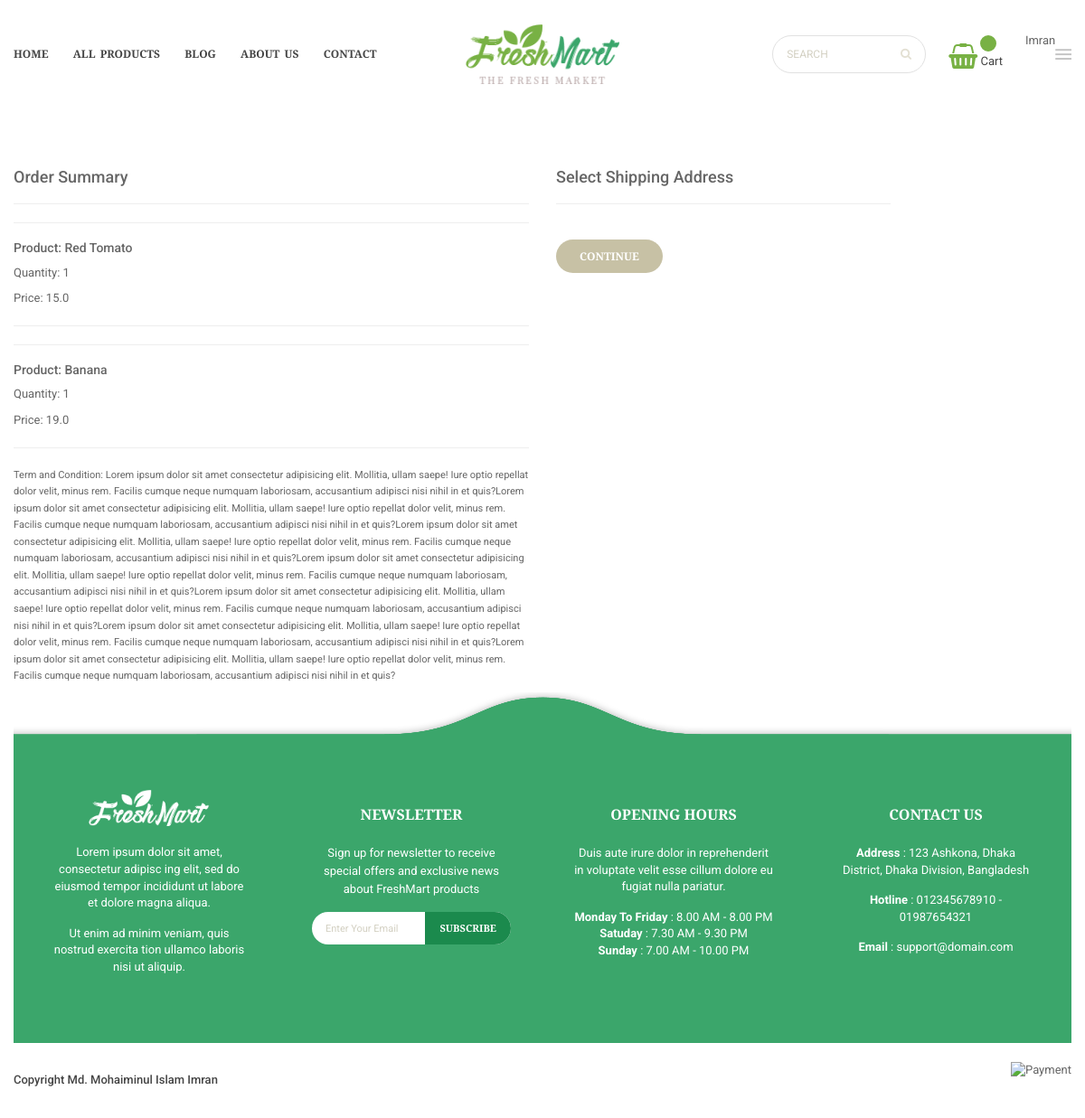
Page /product_checkout/ (signed in) on the committed database.
### app/models.py (models this page shows, shortened)
class Cart(models.Model):
    user = models.ForeignKey(User, on_delete=models.CASCADE)
    product = models.ForeignKey(Product, on_delete=models.CASCADE)
    quantity = models.PositiveIntegerField(default=1)
    @property
    def total_cost(self):
        return self.quantity * self.product.discounted_price

class Product(models.Model):
    title = models.CharField(max_length = 100)
    selling_price = models.FloatField()
    discounted_price = models.FloatField()
    basic_description = models.TextField()
    description = models.TextField()
    additional_information = models.TextField()
    food_brand = models.CharField(max_length=100)
    category = models.CharField(choices = CATEGORY_CHOICES,max_length=3)
    stock = models.CharField(choices = STOCK_CHOICE,max_length=40)
    product_1_image = models.ImageField(upload_to='productimg')
    product_2_image = models.ImageField(upload_to='productimg')
    product_3_image = models.ImageField(upload_to='productimg')
    product_4_image = models.ImageField(upload_to='productimg')

### app/views.py (the view)
# urls.py: path('product_checkout/',views.checkout, name='checkout'),
@login_required
def checkout(request):
	user = request.user
	add = Customer.objects.filter(user=user)
	cart_items = Cart.objects.filter(user=request.user)
	amount = 0.0
	shipping_amount = 70.0
	totalamount=0.0
	cart_product = [p for p in Cart.objects.all() if p.user == request.user]
	if cart_product:
		for p in cart_product:
			tempamount = (p.quantity * p.product.discounted_price)
			amount += tempamount
		totalamount = amount+shipping_amount
	return render(request, 'product_details/checkout.html', {'add':add, 'cart_items':cart_items, 'totalcost':totalamount})

### templates/product_details/checkout.html (shortened to what this page needs)
{% extends 'common_code/base.html' %}
{% load static %}
{% block content %}
<br>
<br>
<br>
<div class="container">
 <div class="row mt-5">
  <div class="col-sm-6">
    <h4>Order Summary</h4>
    <hr>
    {% for item in cart_items %}
      <hr>
      <div class="card mb-2">
        <div class="card-body">
          <h5>Product: {{item.product.title}}</h5>
          <p>Quantity: {{item.quantity}}</p>
          <p class="fw-bold">Price: {{item.total_cost}}</p>
        </div>
      </div>
      <hr>
    {% endfor %}
    <small>Term and Condition: Lorem ipsum dolor sit amet consectetur adipisicing elit. Mollitia, ullam saepe! Iure optio repellat dolor velit, minus rem. Facilis cumque neque numquam laboriosam, accusantium adipisci nisi nihil in et quis?Lorem ipsum dolor sit amet consectetur adipisicing elit. Mollitia, ullam saepe! Iure optio repellat dolor velit, minus rem. Facilis cumque neque numquam laboriosam, accusantium adipisci nisi nihil in et quis?Lorem ipsum dolor sit amet consectetur adipisicing elit. Mollitia, ullam saepe! Iure optio repellat dolor velit, minus rem. Facilis cumque neque numquam laboriosam, accusantium adipisci nisi nihil in et quis?Lorem ipsum dolor sit amet consectetur adipisicing elit. Mollitia, ullam saepe! Iure optio repellat dolor velit, minus rem. Facilis cumque neque numquam laboriosam, accusantium adipisci nisi nihil in et quis?Lorem ipsum dolor sit amet consectetur adipisicing elit. Mollitia, ullam saepe! Iure optio repellat dolor velit, minus rem. Facilis cumque neque numquam laboriosam, accusantium adipisci nisi nihil in et quis?Lorem ipsum dolor sit amet consectetur adipisicing elit. Mollitia, ullam saepe! Iure optio repellat dolor velit, minus rem. Facilis cumque neque numquam laboriosam, accusantium adipisci nisi nihil in et quis?Lorem ipsum dolor sit amet consectetur adipisicing elit. Mollitia, ullam saepe! Iure optio repellat dolor velit, minus rem. Facilis cumque neque numquam laboriosam, accusantium adipisci nisi nihil in et quis?</small>
  </div>
  <div class="col-sm-4 offset-sm-1">
    <h4>Select Shipping Address</h4>
    <hr>
    <form action="/paymentdone">
      <br>
        <div class="text-end">
          <button type="submit" class="btn btn-warning mt-3 px-5 fw-bold">Continue</button>
        </div>
      </form>
    </div>
  </div>
</div>
{% endblock content %}

### templates/common_code/base.html (shortened to what this page needs)
<!DOCTYPE html>
{% load static %}
<html lang="en">
<head>
		<link rel="stylesheet" href="{% static 'libs/bootstrap/css/bootstrap.css' %}">
		<link rel="stylesheet" href="{% static 'libs/font-awesome/css/font-awesome.min.css' %}">
		<link rel="stylesheet" href="{% static 'libs/font-material/css/material-design-iconic-font.min.css' %}">
		<link rel="stylesheet" href="{% static 'libs/nivo-slider/css/nivo-slider.css' %}">
		<link rel="stylesheet" href="{% static 'libs/nivo-slider/css/animate.css' %}">
		<link rel="stylesheet" href="{% static 'libs/nivo-slider/css/style.css' %}">
		<link rel="stylesheet" href="{% static 'libs/owl.carousel/assets/owl.carousel.min.css' %}">
		<link rel="stylesheet" href="{% static 'libs/slider-range/css/jslider.css' %}">
		<link rel="stylesheet" href="{% static 'css/style.css' %}">
		<link rel="stylesheet" href="{% static 'css/reponsive.css' %}">
	</head>
	<body class="home home-4">
		<div id="all">
			<header id="header">
				<div class="container">
					<div class="header-top">
						<div class="row align-items-center">
							<div class="col-lg-5 col-md-5 col-sm-12">
								<div id="main-menu">
									<ul class="menu">
										<li class="dropdown">
											<a href="{% url 'home' %}" title="Homepage">Home</a>
										</li>
										<li class="dropdown">
											<a href="{% url 'product_grid' %}" title="All Product">All Products</a>
										</li>
										<li class="dropdown">
											<a href="{% url 'blog' %}">Blog</a>
										</li>
										<li>
											<a href="{% url 'about' %}">About Us</a>
										</li>
										<li>
											<a href="{% url 'contact' %}">Contact</a>
										</li>
									</ul>
								</div>
							</div>
							<div class="col-lg-2 col-md-2 col-sm-12 header-center justify-content-center">
								<div class="logo">
									<a href="{% url 'home' %}">
										<img class="img-responsive" src="{% static 'img/logo.png' %}" alt="Logo">
									</a>
								</div>
							</div>
							<div class="col-lg-5 col-md-5 col-sm-12 header-right d-flex justify-content-end align-items-center">
								<div class="form-search">
									<form action="#" method="get">
										<input type="text" class="form-input" placeholder="Search">
										<button type="submit" class="fa fa-search"></button>
									</form>
								</div>
								{% if request.user.is_authenticated %}
								<div class="block-cart dropdown">
									<div class="cart-title">
										<i class="fa fa-shopping-basket" aria-hidden="true"></i>
										<a href="{% url 'show_cart' %}" class="nav-link text-white"><span class="badge bg-danger">{{totalitem}}</span> Cart </a>
									</div>
								</div>
								<div ><p>{{request.user.username|capfirst}}</p> <br></div>
								<div class="my-account dropdown toggle-icon">
									<div class="dropdown-toggle" data-toggle="dropdown">
										<i class="zmdi zmdi-menu"></i>
									</div>
								{% endif %}
								</div>
							</div>
						</div>
					</div>
				</div>
			</header>
{% block content %}
{% endblock content %}
<br><br><br>
			<footer id="footer">
				<div class="footer">
					<div class="container">
						<div class="footer-wrap">
							<div class="row">
								<div class="col-lg-3 col-md-3 col-sm-6 col-xs-12 footer-col">
									<div class="block text">
										<div class="block-content">
											<a href="home-4.html" class="logo-footer">
												<img src="{% static 'img/logo-3.png' %}" alt="Logo">
											</a>
											<p>Lorem ipsum dolor sit amet, consectetur adipisc ing elit, sed do eiusmod tempor incididunt ut labore et dolore magna aliqua.</p>
											<p>Ut enim ad minim veniam, quis nostrud exercita tion ullamco laboris nisi ut aliquip.</p>
										</div>
									</div>
								</div>
								<div class="col-lg-3 col-md-3 col-sm-6 col-xs-12 footer-col">
									<div class="block newsletter">
										<h2 class="block-title">Newsletter</h2>
										<div class="block-content">
											<p class="description">Sign up for newsletter to receive special offers and exclusive news about FreshMart products</p>
											<form action="#" method="#">
												<input type="text" placeholder="Enter Your Email">
												<button type="submit" class="btn btn-primary">Subscribe</button>
											</form>
										</div>
									</div>
								</div>
								<div class="col-lg-3 col-md-3 col-sm-6 col-xs-12 footer-col">
									<div class="block text">
										<h2 class="block-title">Opening Hours</h2>
										<div class="block-content">
											<p>Duis aute irure dolor in reprehenderit in voluptate velit esse cillum dolore eu fugiat nulla pariatur. </p>
											<p>
												<strong>Monday To Friday</strong> : 8.00 AM - 8.00 PM<br>
												<strong>Satuday</strong> : 7.30 AM - 9.30 PM<br>
												<strong>Sunday</strong> : 7.00 AM - 10.00 PM
											</p>
										</div>
									</div>
								</div>
								<div class="col-lg-3 col-md-3 col-sm-6 col-xs-12 footer-col">
									<div class="block text">
										<h2 class="block-title">Contact Us</h2>
										<div class="block-content">
											<div class="contact">
												<p><strong>Address</strong> : 123 Ashkona, Dhaka District, Dhaka Division, Bangladesh</p>
												<p><strong>Hotline</strong> : 012345678910 - 01987654321</p>
												<p><strong>Email</strong> : <a href="mailto:emukhan130454@gmail.com">support@domain.com</a></p>
											</div>
										</div>
									</div>
								</div>
							</div>
						</div>
					</div>
				</div>
				<div class="footer-copyright">
					<div class="container">
						<div class="row">
							<div class="col-lg-7 col-md-7 col-sm-7 col-xs-12">
								<div class="copyright"><a target="_blank" href="https://github.com/emumia/Md-Mohaiminul-Islam-Imran">Copyright Md. Mohaiminul Islam Imran</a></div>
							</div>
							<div class="col-lg-5 col-md-5 col-sm-5 col-xs-12 align-right">
								<div class="payment">
									<img src="{% static 'img/payment.png' %}" alt="Payment">
								</div>
							</div>
						</div>
					</div>
				</div>
			</footer>
		</div>
	</body>
</html>

### rows in the picture
Cart: product "Red Tomato", quantity "1", total_cost "15.0"
Cart: product "Banana", quantity "1", total_cost "19.0"

### other values in the picture
{{ request.user.username|capfirst }} "Imran"
